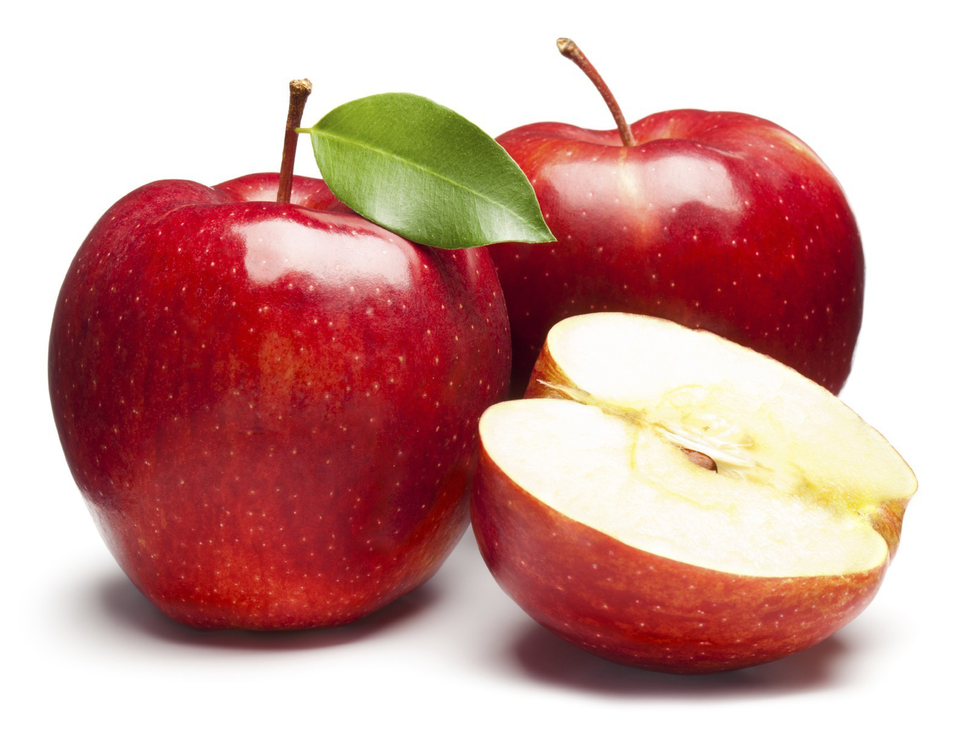
#> input picture IS_Graphy/apple.png, 967 x 730 px, shrunk from 1595 x 1204 before the run, found by its file name
$ python main.py
#> lines starting #> are read from the running program, lines starting #| are printed output that depends on the picture; after the words box and inside, x2 and y2 are one past the last pixel; in counts of white or black regions, pixels touching at a corner belong together
from PIL import Image, ImageDraw, ImageFont
import pytesseract
import numpy as np
import os

# === Tesseract OCR Path ===
pytesseract.pytesseract.tesseract_cmd = r"C:\Program Files\Tesseract-OCR\tesseract.exe"

# === Path Setup ===
BASE_DIR = r"C:\Users\nirno\Codes\yhpargonagets\IS_Graphy"
INPUT_IMAGE = os.path.join(BASE_DIR, "apple.png")  # or use apple.png for final version
HIDDEN_DIR = os.path.join(BASE_DIR, "HIDDEN")
OUTPUT_IMAGE = os.path.join(HIDDEN_DIR, "a.png")
DEBUG_IMAGE = os.path.join(HIDDEN_DIR, "extracted_hidden_text.png")
CROPPED_IMAGE = os.path.join(HIDDEN_DIR, "cropped_text_region.png")
HELPER_MASK = os.path.join(HIDDEN_DIR, "hidden_mask.npy")

def hide_message(input_path, output_path, message):
#> called with message = 'TEST HIDDEN 123'
    image = Image.open(input_path).convert("RGBA")
    txt_layer = Image.new("RGBA", image.size, (255, 255, 255, 0))
    draw = ImageDraw.Draw(txt_layer)

    # Font
    try:
        font = ImageFont.truetype("arialbd.ttf", 50)
    except:
        font = ImageFont.load_default()

    x, y = 50, 50
    draw.text((x, y), message, font=font, fill=(255, 255, 255, 255))  # Full white text

    # Save mask where text was drawn
    mask = np.array(txt_layer)[:, :, 3] > 200  # alpha > 200 indicates text
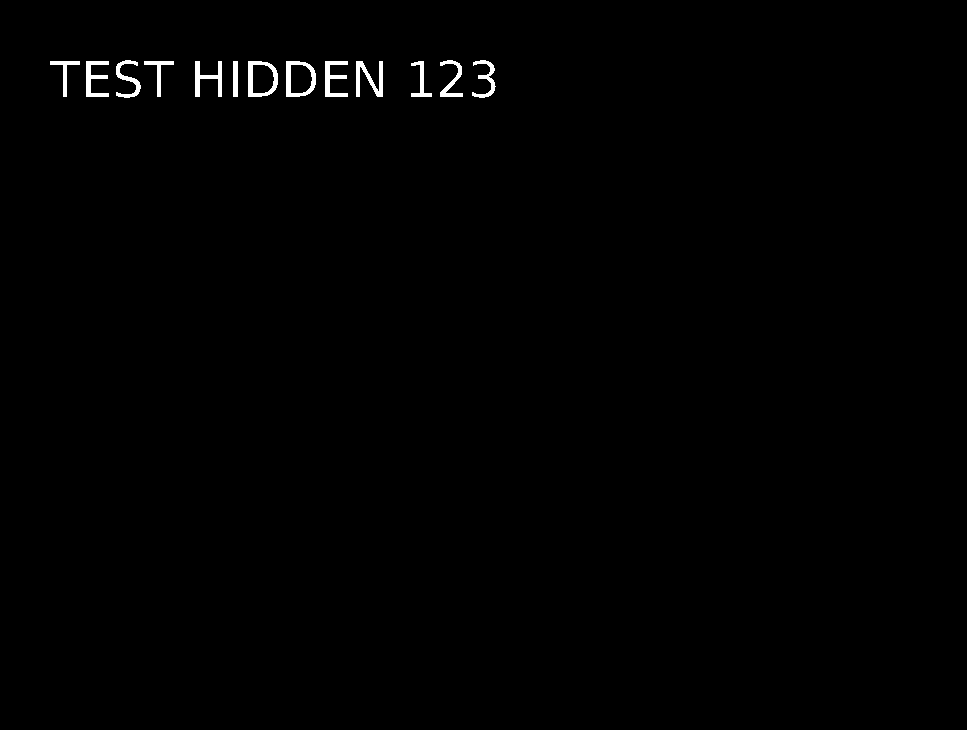
#> mask: shape (730, 967) bool; 0.62% white; 13 white regions, largest, box (x1, y1, x2, y2) and area: (248, 61, 278, 97) 446, (286, 61, 316, 97) 446, (356, 61, 383, 97) 439
    np.save(HELPER_MASK, mask)

    # Merge and save
    result = Image.alpha_composite(image, txt_layer)
    os.makedirs(HIDDEN_DIR, exist_ok=True)
    result.save(output_path)
    print(f"[✅] Message hidden in: {output_path}")
    print(f"[📁] Mask saved in: {HELPER_MASK}")

def extract_hidden_message(image_path, mask_path):
    image = Image.open(image_path).convert("RGBA")
    rgba = np.array(image)
    mask = np.load(mask_path)

    # Apply mask to extract only where text was hidden
    extracted = np.zeros_like(rgba)
    extracted[mask] = [255, 255, 255, 255]  # Text in white
    extracted[~mask] = [0, 0, 0, 255]       # Background in black

    # Convert to PIL and grayscale
    extracted_image = Image.fromarray(extracted, 'RGBA')
    gray = extracted_image.convert("L")
    thresholded = gray.point(lambda p: 255 if p > 100 else 0)

    # Save debug images
    thresholded.save(DEBUG_IMAGE)
    thresholded.save(CROPPED_IMAGE)

    print("[💾] Extracted text image saved.")
#> (the run stopped early here; a loop or call above may not have finished)
